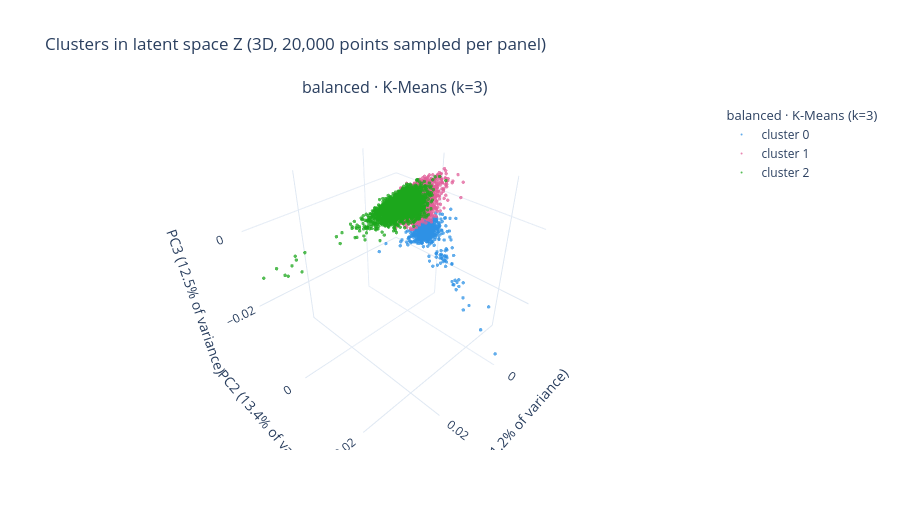

Notebook cell for this chart:
### Code cell
# Plot the clustering results
figure = plot_clustering(result, dims=3)
figure.show()

figure = plot_clustering(result, view="sizes")
figure.show()

figure = plot_clustering(result, view="k_sweep")
figure.show()

### Figure 1 — Plotly figure (JSON) as saved in the notebook; plotly's stock layout.template omitted (floating-point values rounded to 4 significant figures; data arrays with more than 128 entries replaced by an {"elided": "..."} marker saying what was removed)
{"data": [{"customdata": {"elided": "616 str values"}, "hovertemplate": "%{customdata}<br>cluster 0<extra></extra>", "legendgroup": "balanced-kmeans", "legendgrouptitle": {"text": "balanced · K-Means (k=3)"}, "marker": {"color": "#2E91E5", "opacity": 0.75, "size": 2}, "mode": "markers", "name": "cluster 0", "scene": "scene", "type": "scatter3d", "x": {"elided": "616 float values"}, "y": {"elided": "616 float values"}, "z": {"elided": "616 float values"}}, {"customdata": {"elided": "15849 str values"}, "hovertemplate": "%{customdata}<br>cluster 1<extra></extra>", "legendgroup": "balanced-kmeans", "legendgrouptitle": {"text": "balanced · K-Means (k=3)"}, "marker": {"color": "#E15F99", "opacity": 0.75, "size": 2}, "mode": "markers", "name": "cluster 1", "scene": "scene", "type": "scatter3d", "x": {"elided": "15849 float values"}, "y": {"elided": "15849 float values"}, "z": {"elided": "15849 float values"}}, {"customdata": {"elided": "3535 str values"}, "hovertemplate": "%{customdata}<br>cluster 2<extra></extra>", "legendgroup": "balanced-kmeans", "legendgrouptitle": {"text": "balanced · K-Means (k=3)"}, "marker": {"color": "#1CA71C", "opacity": 0.75, "size": 2}, "mode": "markers", "name": "cluster 2", "scene": "scene", "type": "scatter3d", "x": {"elided": "3535 float values"}, "y": {"elided": "3535 float values"}, "z": {"elided": "3535 float values"}}], "layout": {"annotations": [{"font": {"size": 16}, "showarrow": false, "text": "balanced · K-Means (k=3)", "x": 0.5, "xanchor": "center", "xref": "paper", "y": 1, "yanchor": "bottom", "yref": "paper"}], "height": 530, "legend": {"groupclick": "toggleitem"}, "scene": {"domain": {"x": [0, 1], "y": [0, 1]}, "xaxis": {"title": {"text": "PC1 (21.2% of variance)"}}, "yaxis": {"title": {"text": "PC2 (13.4% of variance)"}}, "zaxis": {"title": {"text": "PC3 (12.5% of variance)"}}}, "title": {"text": "Clusters in latent space Z (3D, 20,000 points sampled per panel)"}}}
